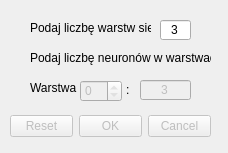
<?xml version="1.0" encoding="UTF-8"?>
<ui version="4.0">
 <class>Create_Network</class>
 <widget class="QDialog" name="Create_Network">
  <property name="geometry">
   <rect>
    <x>0</x>
    <y>0</y>
    <width>228</width>
    <height>153</height>
   </rect>
  </property>
  <property name="windowTitle">
   <string>Tworzenie sieci</string>
  </property>
  <property name="modal">
   <bool>false</bool>
  </property>
  <widget class="QDialogButtonBox" name="bB_Create">
   <property name="enabled">
    <bool>false</bool>
   </property>
   <property name="geometry">
    <rect>
     <x>10</x>
     <y>110</y>
     <width>201</width>
     <height>32</height>
    </rect>
   </property>
   <property name="orientation">
    <enum>Qt::Horizontal</enum>
   </property>
   <property name="standardButtons">
    <set>QDialogButtonBox::Cancel|QDialogButtonBox::Ok|QDialogButtonBox::Reset</set>
   </property>
   <property name="centerButtons">
    <bool>false</bool>
   </property>
  </widget>
  <widget class="QLabel" name="label">
   <property name="geometry">
    <rect>
     <x>30</x>
     <y>20</y>
     <width>121</width>
     <height>16</height>
    </rect>
   </property>
   <property name="text">
    <string>Podaj liczbę warstw sieci:</string>
   </property>
  </widget>
  <widget class="QLineEdit" name="lE_LiczbaWarstw">
   <property name="geometry">
    <rect>
     <x>160</x>
     <y>20</y>
     <width>31</width>
     <height>20</height>
    </rect>
   </property>
   <property name="text">
    <string>3</string>
   </property>
   <property name="alignment">
    <set>Qt::AlignCenter</set>
   </property>
  </widget>
  <widget class="QLabel" name="label_2">
   <property name="geometry">
    <rect>
     <x>30</x>
     <y>50</y>
     <width>181</width>
     <height>16</height>
    </rect>
   </property>
   <property name="text">
    <string>Podaj liczbę neuronów w warstwach:</string>
   </property>
  </widget>
  <widget class="QLineEdit" name="lE_LiczbaNeuronow">
   <property name="enabled">
    <bool>false</bool>
   </property>
   <property name="geometry">
    <rect>
     <x>140</x>
     <y>80</y>
     <width>51</width>
     <height>20</height>
    </rect>
   </property>
   <property name="text">
    <string>3</string>
   </property>
   <property name="alignment">
    <set>Qt::AlignCenter</set>
   </property>
  </widget>
  <widget class="QLabel" name="label_3">
   <property name="geometry">
    <rect>
     <x>30</x>
     <y>80</y>
     <width>47</width>
     <height>16</height>
    </rect>
   </property>
   <property name="text">
    <string>Warstwa </string>
   </property>
  </widget>
  <widget class="QSpinBox" name="sB_NrWarstwy">
   <property name="enabled">
    <bool>false</bool>
   </property>
   <property name="geometry">
    <rect>
     <x>80</x>
     <y>80</y>
     <width>42</width>
     <height>22</height>
    </rect>
   </property>
   <property name="maximum">
    <number>0</number>
   </property>
  </widget>
  <widget class="QLabel" name="label_4">
   <property name="geometry">
    <rect>
     <x>126</x>
     <y>80</y>
     <width>16</width>
     <height>20</height>
    </rect>
   </property>
   <property name="text">
    <string>:</string>
   </property>
  </widget>
 </widget>
 <resources/>
 <connections>
  <connection>
   <sender>bB_Create</sender>
   <signal>accepted()</signal>
   <receiver>Create_Network</receiver>
   <slot>accept()</slot>
   <hints>
    <hint type="sourcelabel">
     <x>248</x>
     <y>254</y>
    </hint>
    <hint type="destinationlabel">
     <x>157</x>
     <y>274</y>
    </hint>
   </hints>
  </connection>
  <connection>
   <sender>bB_Create</sender>
   <signal>rejected()</signal>
   <receiver>Create_Network</receiver>
   <slot>reject()</slot>
   <hints>
    <hint type="sourcelabel">
     <x>316</x>
     <y>260</y>
    </hint>
    <hint type="destinationlabel">
     <x>286</x>
     <y>274</y>
    </hint>
   </hints>
  </connection>
 </connections>
</ui>
